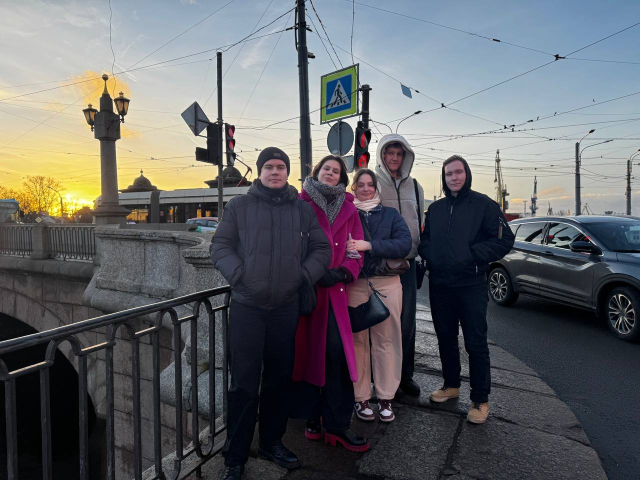
#> input picture kolomna_photos/PRES_02_группа_мост_закат.jpg, 1280 x 960 px (shown at 1/2 size)
$ python create_kolomna_pdf.py
#> lines starting #> are read from the running program, lines starting #| are printed output that depends on the picture
from pathlib import Path
from PIL import Image, ImageDraw, ImageFont, ImageOps

ROOT = Path(__file__).resolve().parents[1]
OUT = ROOT / 'output'
PNG = OUT / 'kolomna_pdf_slides'
PNG.mkdir(exist_ok=True)
PDF = OUT / 'Коломна_презентация_финальная.pdf'
W, H = 1920, 1080
PAPER, NAVY, INK, CORAL, BLUE, OCHRE, MUTED, WHITE, GRID = '#F4EFE6', '#102B3A', '#20343B', '#D86B4D', '#6FA6B6', '#D8A64E', '#6C7779', '#FFFDF8', '#D9D2C6'
ARIAL, ARIAL_B, GEORGIA, GEORGIA_B = 'C:/Windows/Fonts/arial.ttf', 'C:/Windows/Fonts/arialbd.ttf', 'C:/Windows/Fonts/georgia.ttf', 'C:/Windows/Fonts/georgiab.ttf'
AS = {
    'boundaries': ROOT/'kolomna_maps/carto_positron_wide/01_kolomna_boundaries_carto_positron.png',
    'okn': ROOT/'kolomna_maps/carto_positron_wide/02_kolomna_okn_carto_positron.png',
    'age': ROOT/'kolomna_maps/carto_positron_wide/04_kolomna_building_age_carto_positron.png',
    'projects': ROOT/'kolomna_maps/carto_positron_wide/05_kolomna_dominants_projects_carto_positron.png',
    'bridge': ROOT/'kolomna_photos/PRES_02_группа_мост_закат.jpg',
    'water': ROOT/'kolomna_photos/PRES_11_Крюков_канал_панорама.heic',
    'brick': ROOT/'kolomna_photos/PRES_01_группа_Фонтанка_кирпичный_корпус.jpg',
    'courtyard': ROOT/'kolomna_photos/PRES_08_двор_ветхая_застройка.heic',
    'church': ROOT/'kolomna_photos/PRES_16_церковь_кирпичный_фасад.jpg',
    'address': ROOT/'kolomna_photos/PRES_04_адрес_Крюков_канал_27.heic',
    'memory': ROOT/'kolomna_photos/PRES_17_мемориальные_таблички.jpg',
    'record': ROOT/'kolomna_photos/PRES_18_дверь_театр_завтра.jpg',
    'demolition': ROOT/'kolomna_photos/PRES_09_двор_снос_застройка.heic',
    'roof': ROOT/'kolomna_photos/PRES_14_крыши_и_порт_закат.jpg',
}

def F(n, bold=False, serif=False): return ImageFont.truetype(GEORGIA_B if serif and bold else GEORGIA if serif else ARIAL_B if bold else ARIAL, n)
def fit(key, size): return ImageOps.fit(Image.open(AS[key]).convert('RGB'), size, Image.Resampling.LANCZOS)
#> called with key = 'bridge', size = (1920, 1080)
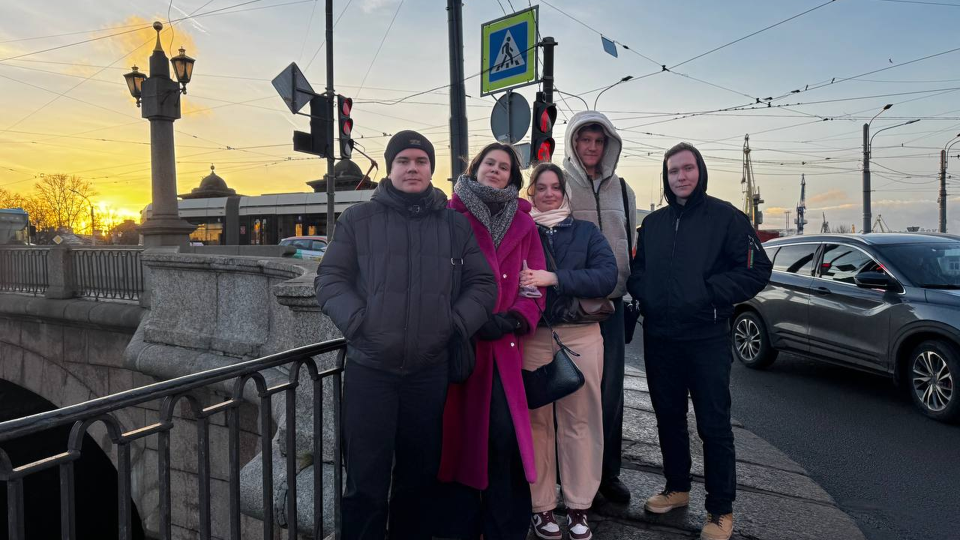
#> returned value: PIL image 1920x1080 RGB (shown at 1/2 size); mean R, G, B 99.4, 98, 98.4
def contain(key, size, bg=PAPER):
    src = Image.open(AS[key]).convert('RGB'); src.thumbnail(size, Image.Resampling.LANCZOS)
    out = Image.new('RGB', size, bg); out.paste(src, ((size[0]-src.width)//2, (size[1]-src.height)//2)); return out
def put(im, key, box, mode='fit', bg=PAPER): im.paste(fit(key, (box[2]-box[0], box[3]-box[1])) if mode=='fit' else contain(key, (box[2]-box[0], box[3]-box[1]), bg), (box[0], box[1]))
def txt(d, xy, value, size, color=INK, bold=False, serif=False, maxw=None, spacing=5):
    font=F(size,bold,serif); value=str(value)
    if maxw:
        words=value.split(); lines=[]; line=''
        for word in words:
            test=(line+' '+word).strip()
            if d.textbbox((0,0),test,font=font)[2] <= maxw: line=test
            else: lines.append(line); line=word
        if line: lines.append(line)
        value='\n'.join(lines)
    d.multiline_text(xy,value,font=font,fill=color,spacing=spacing)
def footer(d, value, dark=False): txt(d,(72,1025),value,16,'#B8C9CD' if dark else MUTED)
def page(bg=PAPER): return Image.new('RGB',(W,H),bg)
def heading(im, section, title, subtitle, dark=False):
    d=ImageDraw.Draw(im); d.rectangle((0,0,18,H),fill=CORAL); fg=WHITE if dark else INK; sub='#B8C9CD' if dark else MUTED
    txt(d,(72,50),section,24,OCHRE if dark else CORAL,True); txt(d,(72,105),title,58,fg,True,True,maxw=1660); txt(d,(72,230),subtitle,27,sub,maxw=1080); return d

slides=[]
# 1
im=fit('bridge',(W,H)); im=Image.blend(im,Image.new('RGB',(W,H),NAVY),0.55); d=ImageDraw.Draw(im); d.rectangle((0,0,18,H),fill=CORAL); txt(d,(72,65),'ГОРОДСКАЯ ИДЕНТИЧНОСТЬ',25,'#EBC9B8',True); txt(d,(72,285),'Коломна',96,WHITE,True,True); txt(d,(72,410),'район между водой, памятью\nи повседневной жизнью',48,WHITE,False,True,maxw=920); txt(d,(72,710),'Исследование локальной идентичности',30,'#EBC9B8'); footer(d,'Коломна · Санкт-Петербург',True); slides.append(im)
#> after `im = Image.blend(im, Image.new('RGB', (W, H), NAVY), 0.55)`:
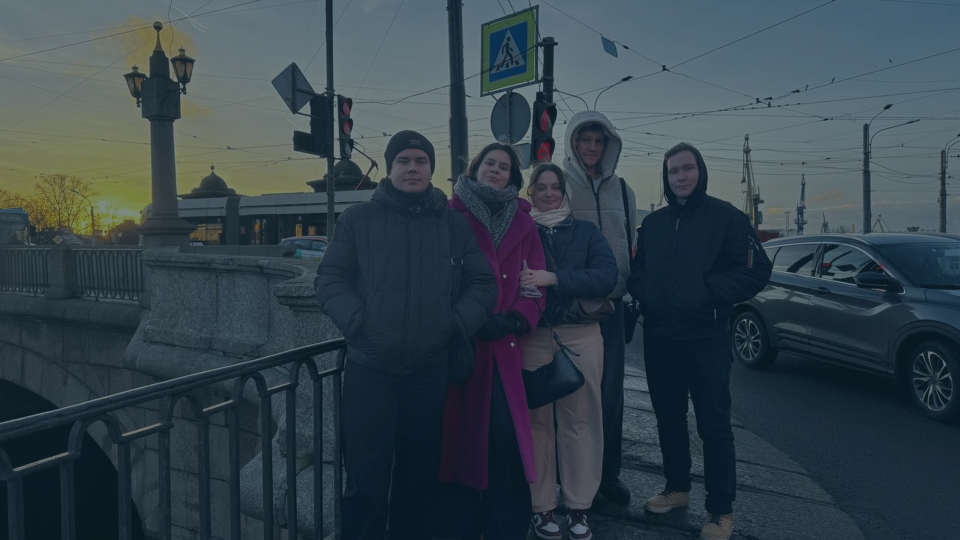
#> im: PIL image 1920x1080 RGB (shown at 1/2 size); mean R, G, B 53.1, 67.3, 75.7
# 2
im=page(); d=heading(im,'01 / ТЕРРИТОРИЯ','Четыре Коломны','Официальная граница почти совпадает с ядром; вернакулярная территория расширяется к театрам и Сенной'); put(im,'boundaries',(110,400,1810,980),'contain'); vals=[('1,81 км²','три острова',CORAL),('2,49 км²','МО Коломна',BLUE),('3,35 км²','театральная',OCHRE),('5,08 км²','литературная',INK)];
#> after `im = page()`:
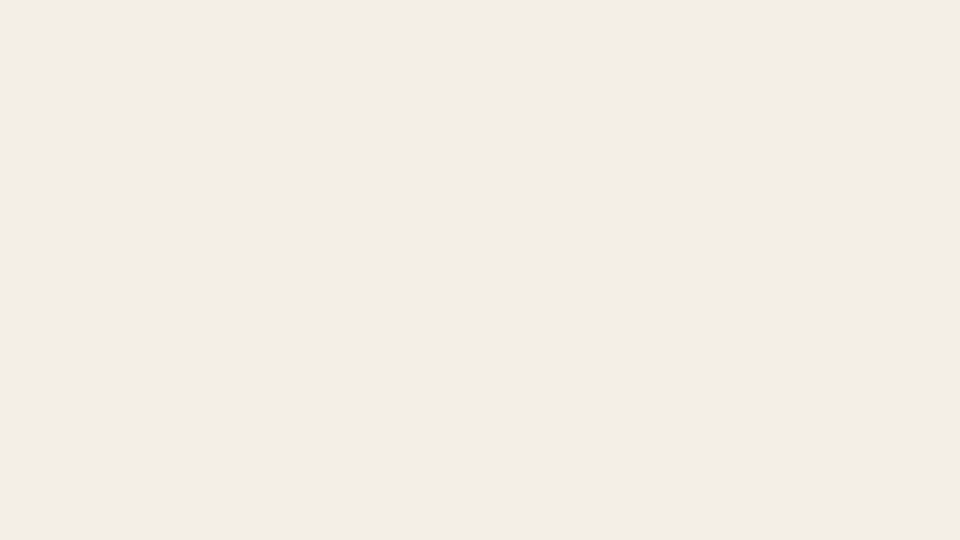
#> im: PIL image 1920x1080 RGB (shown at 1/2 size); mean R, G, B 244, 239, 230
#> after `d = heading(im, '01 / ТЕРРИТОРИЯ', 'Четыре Коломны', 'Официальная гран`:
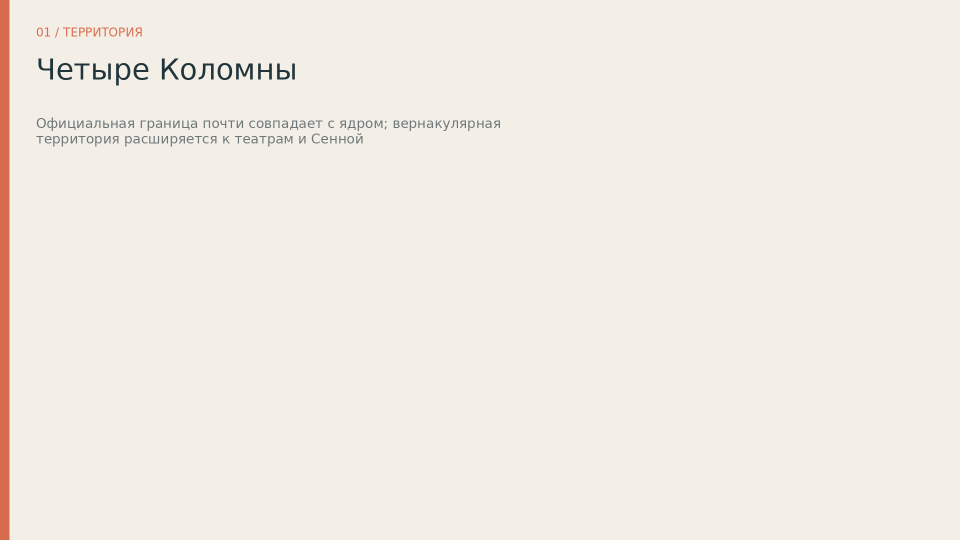
#> im: PIL image 1920x1080 RGB (shown at 1/2 size); mean R, G, B 242.6, 236.6, 227.5
#> (the run stopped early here; a loop or call above may not have finished)

$ run again, with kolomna_photos/PRES_19_интерьер_церкви_орган.jpg copied over kolomna_photos/PRES_02_группа_мост_закат.jpg
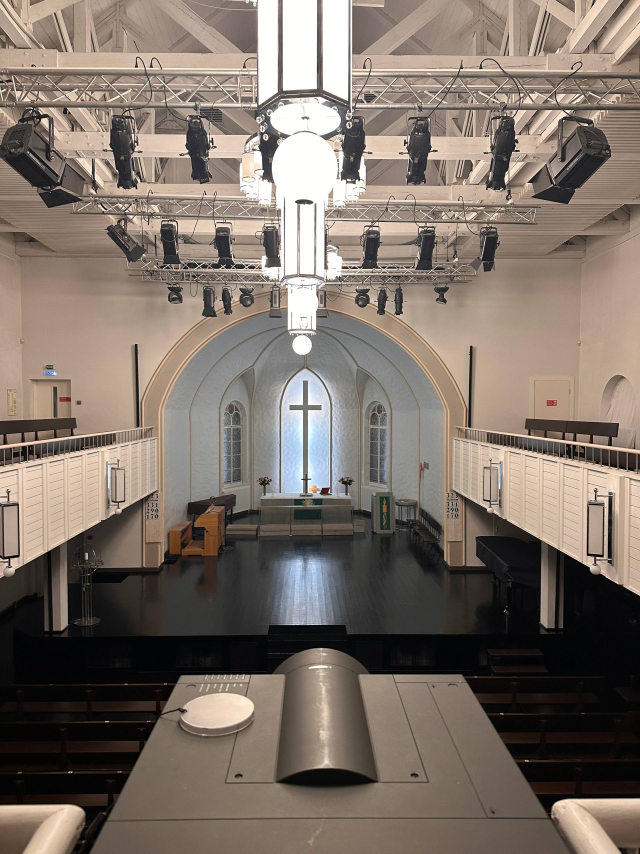
#> input picture kolomna_photos/PRES_19_интерьер_церкви_орган.jpg, 1920 x 2560 px (shown at 1/3 size)
#> in fit, `def fit(key, size): return ImageOps.fit(Image.open(AS[key]).convert('R..`:
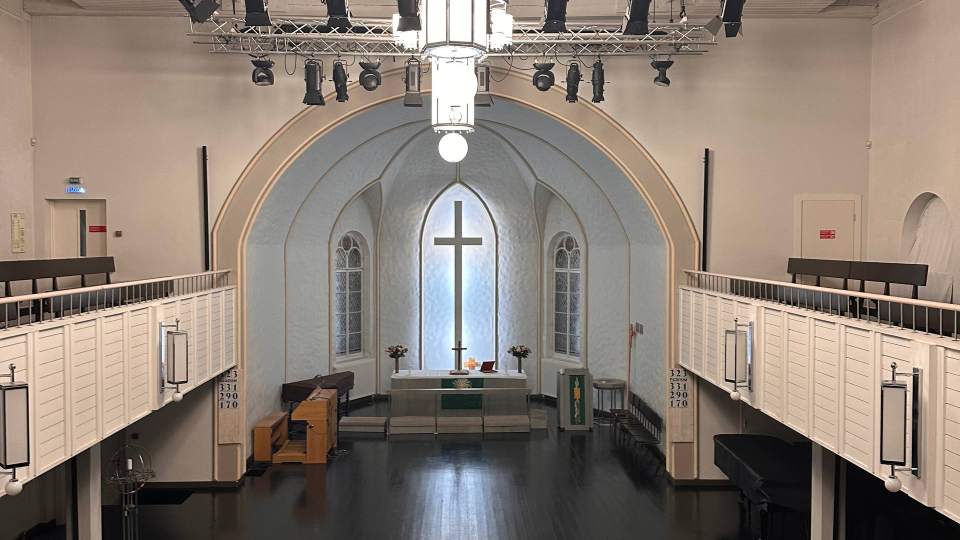
#> returned value: PIL image 1920x1080 RGB (shown at 1/2 size); mean R, G, B 138.3, 126.5, 116.7
#> `im = Image.blend(im, Image.new('RGB', (W, H), NAVY), 0.55)`:
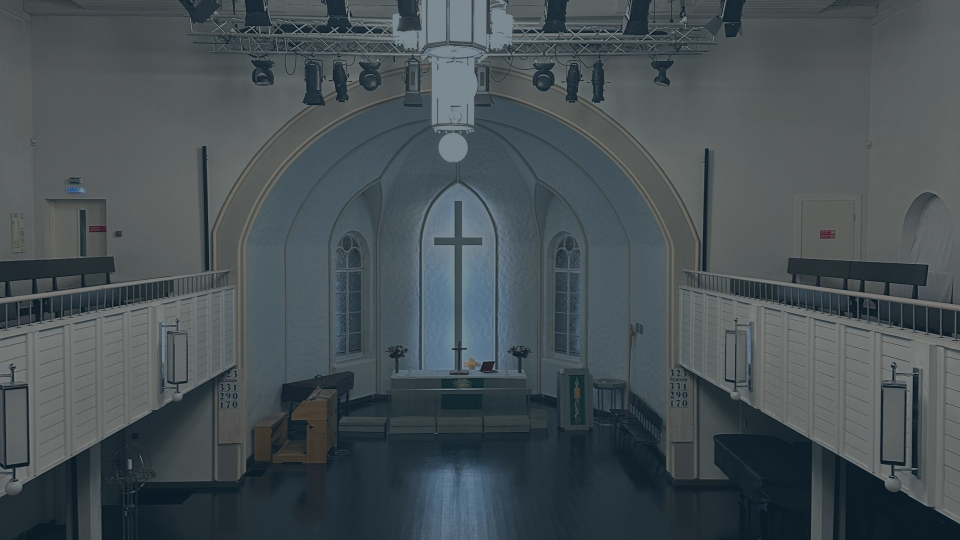
#> im: PIL image 1920x1080 RGB (shown at 1/2 size); mean R, G, B 70.6, 80.1, 83.9
